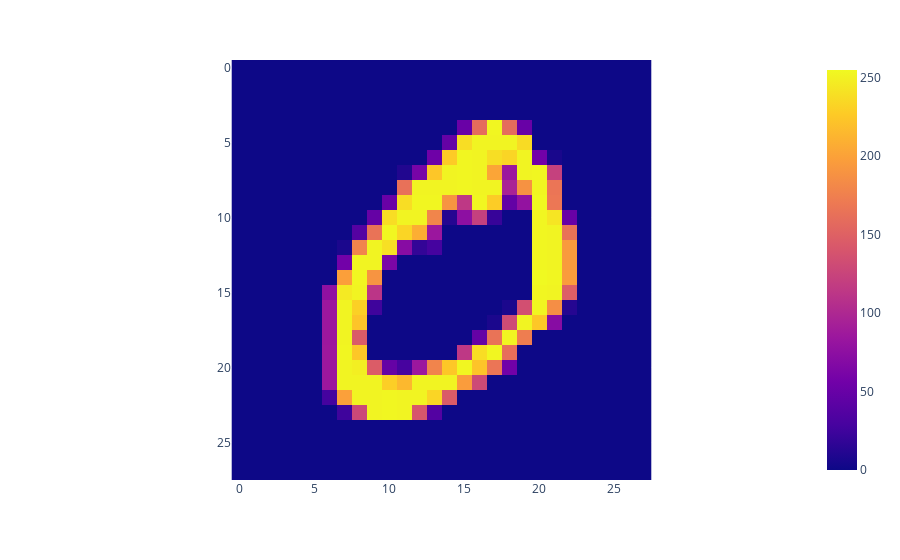
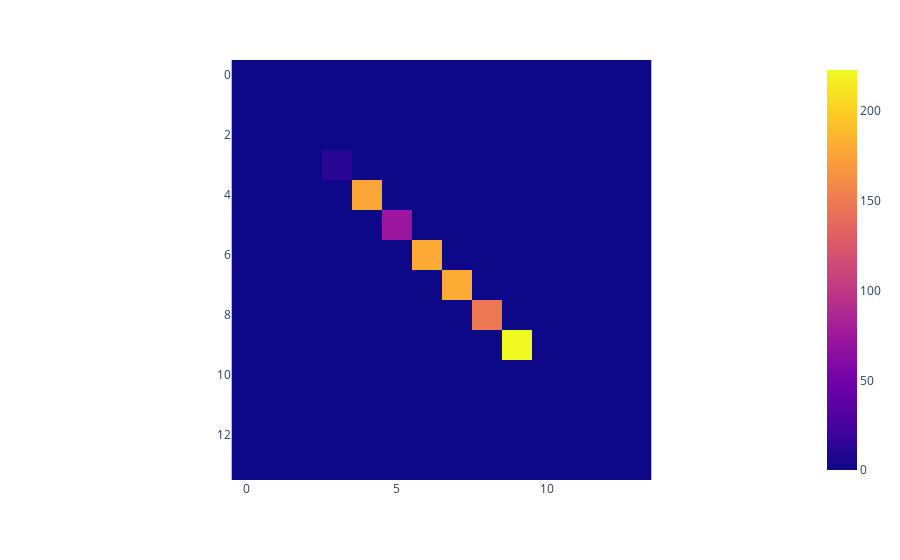

The cell these charts' notebook holds for them, in order:
### Code cell
display(px.imshow(x_train[1]))
px.imshow(x_train[2])


def image_compression(mat):
    n = mat.shape[0] # 28
    new = np.zeros(shape = (int(n/2), int(n/2)))
    for i in range(0, n, 2):
        val = np.mean(mat[np.ix_([i, i+1], [i, i+1])])
        print(i)
        new[i//2, i//2] = val
        #for j in range(i, i+):
    return new

example = image_compression(x_train[0])
print(example)
print(x_train[0])
px.imshow(image_compression(x_train[0]))
#x_train[1]

### Figure 1 — Plotly figure (JSON) as saved in the notebook; plotly's stock layout.template omitted (floating-point values rounded to 4 significant figures; data arrays with more than 128 entries replaced by an {"elided": "..."} marker saying what was removed)
{"data": [{"coloraxis": "coloraxis", "hovertemplate": "x: %{x}<br>y: %{y}<br>color: %{z}<extra></extra>", "name": "0", "type": "heatmap", "xaxis": "x", "yaxis": "y", "z": {"elided": "28x28 int values"}}], "layout": {"coloraxis": {"colorscale": [[0, "#0d0887"], [0.1111, "#46039f"], [0.2222, "#7201a8"], [0.3333, "#9c179e"], [0.4444, "#bd3786"], [0.5556, "#d8576b"], [0.6667, "#ed7953"], [0.7778, "#fb9f3a"], [0.8889, "#fdca26"], [1, "#f0f921"]]}, "margin": {"t": 60}, "xaxis": {"anchor": "y", "constrain": "domain", "domain": [0, 1], "scaleanchor": "y"}, "yaxis": {"anchor": "x", "autorange": "reversed", "constrain": "domain", "domain": [0, 1]}}}

### Figure 2 — Plotly figure (JSON) as saved in the notebook; plotly's stock layout.template omitted (floating-point values rounded to 4 significant figures; data arrays with more than 128 entries replaced by an {"elided": "..."} marker saying what was removed)
{"data": [{"coloraxis": "coloraxis", "hovertemplate": "x: %{x}<br>y: %{y}<br>color: %{z}<extra></extra>", "name": "0", "type": "heatmap", "xaxis": "x", "yaxis": "y", "z": {"elided": "14x14 float values"}}], "layout": {"coloraxis": {"colorscale": [[0, "#0d0887"], [0.1111, "#46039f"], [0.2222, "#7201a8"], [0.3333, "#9c179e"], [0.4444, "#bd3786"], [0.5556, "#d8576b"], [0.6667, "#ed7953"], [0.7778, "#fb9f3a"], [0.8889, "#fdca26"], [1, "#f0f921"]]}, "margin": {"t": 60}, "xaxis": {"anchor": "y", "constrain": "domain", "domain": [0, 1], "scaleanchor": "y"}, "yaxis": {"anchor": "x", "autorange": "reversed", "constrain": "domain", "domain": [0, 1]}}}
